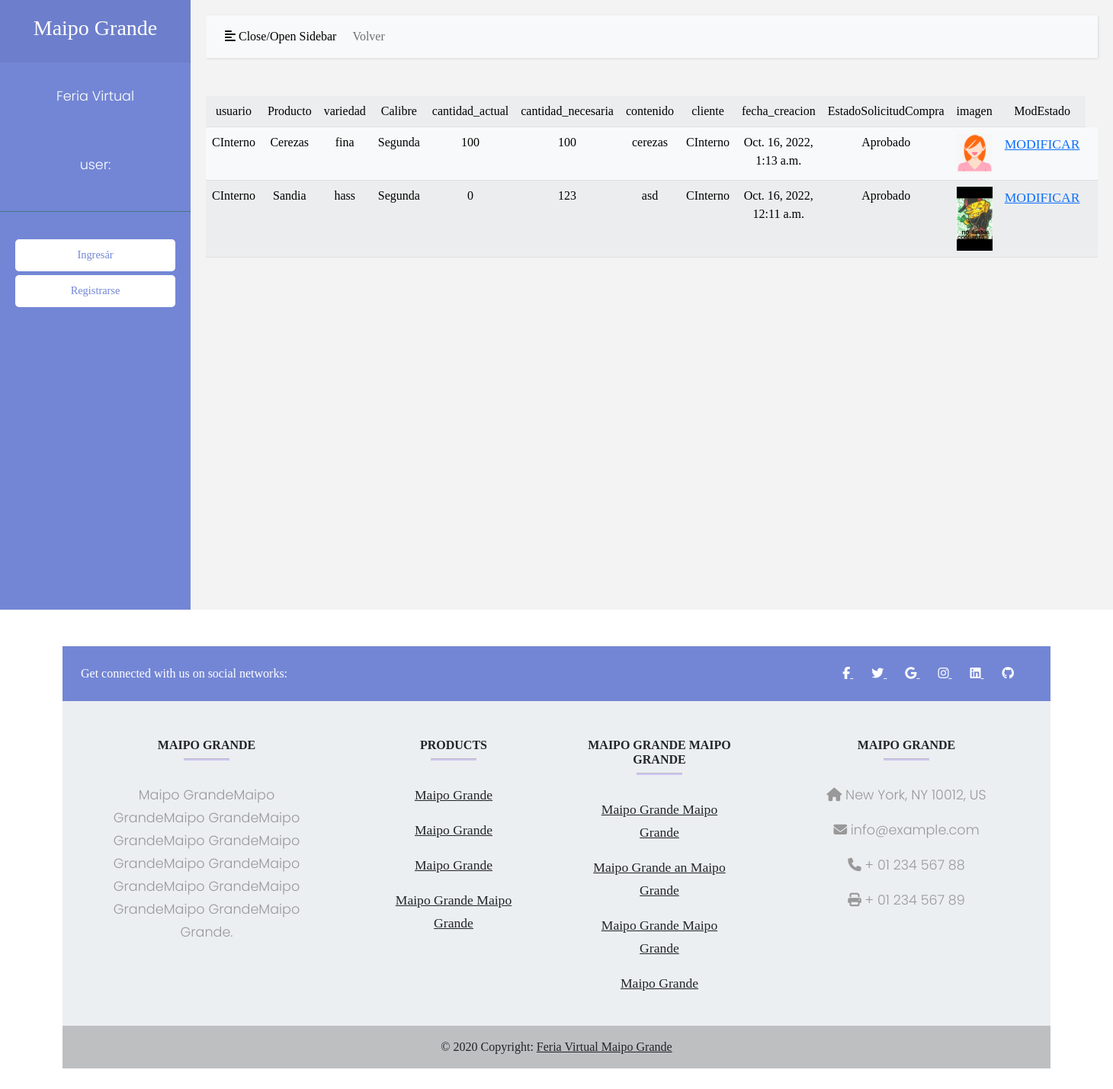
The page /Solicitudes/ on the database as committed earlier.
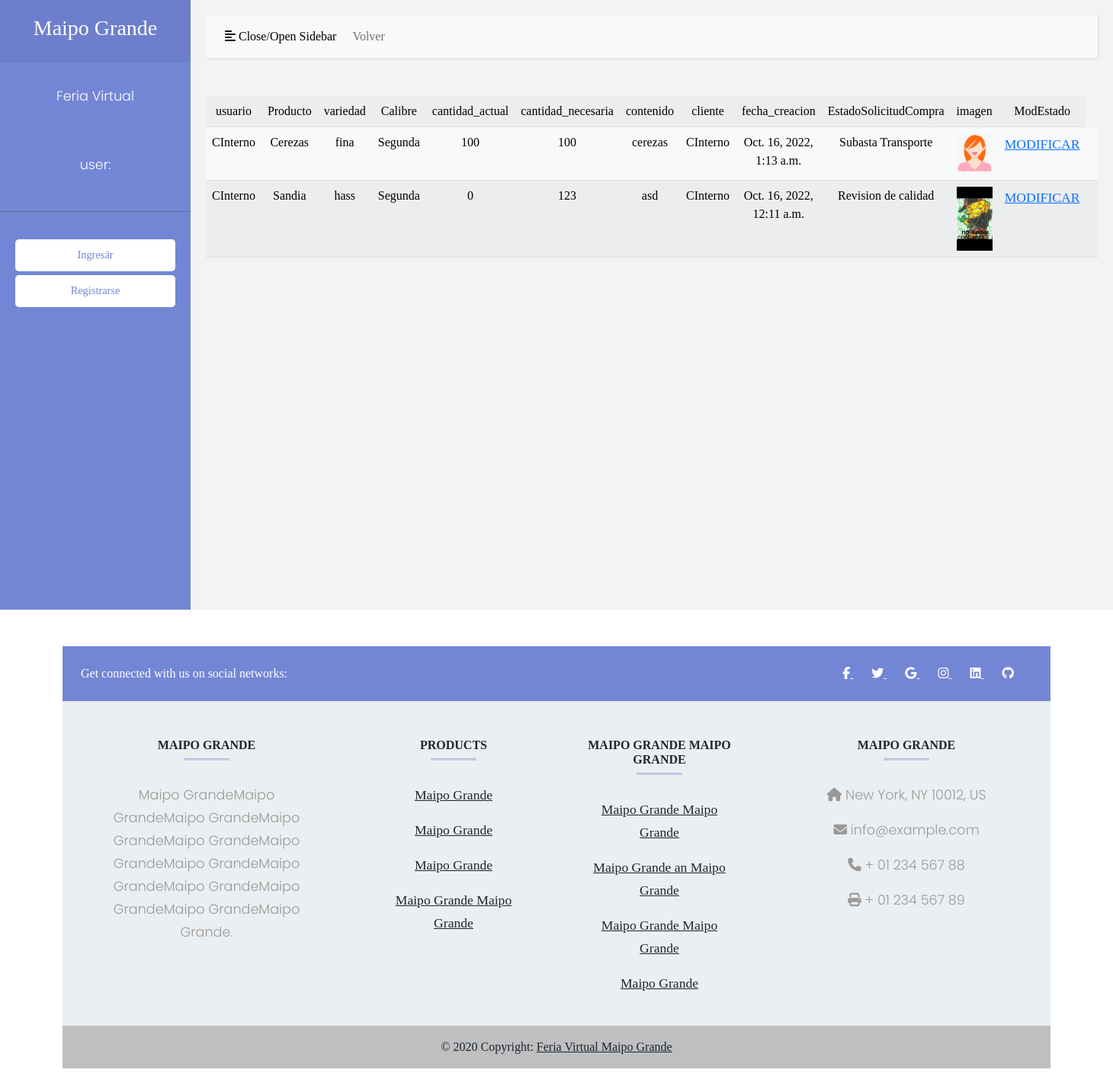
The same page on the database as committed later.
### feriavirtualapp/models.py (models this page shows, shortened)
class Post(models.Model):
    usuario = models.ForeignKey(User, on_delete=models.CASCADE)
    producto = models.CharField(max_length=50, choices = PRODUCTOS, null=True)
    variedad = models.CharField(max_length=50, null=True)
    calibre = models.CharField(max_length=50, choices = CALIBRE, null=True,default=1)
    cantidad_actual = models.IntegerField(default=0)
    cantidad_necesaria = models.IntegerField(default=0)
    contenido = models.TextField()
    cliente = models.ForeignKey(User, on_delete=models.CASCADE,related_name='ClienteSoli')
    fecha_creacion = models.DateTimeField(default=timezone.now)
    imagen = models.ImageField(upload_to="Posts", null=True)
    EstadoSolicitud = models.CharField(max_length=50, null=True, choices=EstadoSolicitudCompra, default='3')
    class Meta:
        ordering = ['-fecha_creacion']

class User(AbstractUser):
    ROLES =(
    ("1", "Productor"),
    ("2", "Cliente externo"),
    ("3", "Cliente interno"),
    ("4", "Transportista"),
    ("5", "Consultor"),
    ("6", "Administrador"),
    ("7", "Revisor de calidad"),
    )
    rol = models.CharField(max_length=50, choices = ROLES, null=True)
    imagen = models.ImageField(upload_to="Perfil",default='default.png')
    def __str__(self):
        return f'{self.username}'

### feriavirtualapp/views.py (the view)
# urls.py: path('Solicitudes/', views.solicitudes, name='Solicitudes'),
def solicitudes(request):
    soli = Post.objects.all()
    context ={'soli':soli,}
    return render(request, 'Solicitudes.html', context)

### feriavirtualapp/templates/solicitudes.html
{% extends 'baseboostrap.html' %}
{% load humanize %}
{% block content %}
<div class="main">
  <div class="table-responsive">
    <table class="table table-light table-striped">
      <tr class="table-active">
          <td>usuario </td>
          <td>Producto</td>
          <td>variedad</td>
          <td>Calibre</td>
          <td>cantidad_actual</td>
          <td>cantidad_necesaria</td>
          <td>contenido</td>
          <td>cliente</td>
          <td>fecha_creacion</td>
          <td>EstadoSolicitudCompra</td>
          <td>imagen</td>
          <td>ModEstado</td>
        {% for s in soli %}
        <tr>
            <td>{{ s.usuario.username }}</td>
            <td>{{ s.get_producto_display }}</td>
            <td>{{ s.variedad }}</td>
            <td>{{ s.get_calibre_display }}</td>
            <td>{{ s.cantidad_actual }}</td>
            <td>{{ s.cantidad_necesaria }}</td>
            <td>{{ s.contenido }}</td>
            <td>{{ s.cliente }}</td>
            <td>{{ s.fecha_creacion }}</td>
            <td>{{ s.get_EstadoSolicitud_display }}</td>
            <td> <img  src="{{ s.imagen.url }}"> </td>
            <td><p class="boton_mod"><a  href="{% url 'modificarSolicitud' s.pk%}">MODIFICAR</a></p></td>
        <td></p></td>
          </tr>
        {% endfor %}
      </table>
    </div>
</div>
{% endblock %}

### feriavirtualapp/templates/baseboostrap.html (shortened to what this page needs)
{% load static %}
<!DOCTYPE html>
<html lang="es">
<head>
    <link rel="stylesheet" type="text/css" href="{% static 'css/styles.css' %}">
    <link rel="stylesheet" type="text/css" href="{% static 'css/flexboxgrid.min.css' %}">
    <link rel="stylesheet" type="text/css" href="{% static 'css/normalize.css' %}">
    <link rel="stylesheet" type="text/css" href="{% static 'css/seguimiento.css' %}">
    <link rel="stylesheet" type="text/css" href="{% static 'css/cssboostrapside.css' %}">
    <link href="https://cdn.jsdelivr.net/npm/bootstrap@5.2.2/dist/css/bootstrap.min.css" rel="stylesheet">
</head>
<body >
<div class="wrapper">
    <nav id="sidebar">
        <div class="sidebar-header">
            <h3>Maipo Grande</h3>
        </div>
        <ul class="list-unstyled components">
            <p>Feria Virtual</p>
            <p>user: {{ user.get_username }}</p>
        </ul>
        {% if user.is_authenticated %}
        <ul class="list-unstyled CTAs">
            <li>
                <a href="{% url 'logout' %}" class="download">Cerrar Sesion</a>
            </li>
        </ul>
        {% else %}
        <ul class="list-unstyled CTAs">
          <li>
            <a href="{% url 'login' %}" class="download">Ingresár</a>
            <a href="{% url 'register-interno' %}" class="download">Registrarse</a>
          </li>
      </ul>
        {% endif%}
    </nav>
    <div id="content">
        <nav class="navbar navbar-expand-lg navbar-light bg-light">
            <div class="container-fluid">
                <button type="button" id="sidebarCollapse"class="btn btn-light">
                    <i class="fas fa-align-left"></i>
                    <span>Close/Open Sidebar</span>
                  </button>
                <div class="collapse navbar-collapse" id="navbarSupportedContent">
                    <ul class="nav navbar-nav ml-auto">
                        <li class="nav-item active">
                            <a class="nav-link" href="#" class="btn btn-light" >Volver</a>
                        </li>
                    </ul>
                </div>
            </div>
        </nav>
    {% block content %}
    {% endblock %}
  </div>
</div>
<div class="container my-5">
    <footer
            class="text-center text-lg-start text-dark"
            style="background-color: #ECEFF1"
            >
      <section
               class="d-flex justify-content-between p-4 text-white"
               style="background-color: #7386D5"
               >
        <div class="me-5">
          <span>Get connected with us on social networks:</span>
        </div>
        <div>
          <a href="" class="text-white me-4">
            <i class="fab fa-facebook-f"></i>
          </a>
          <a href="" class="text-white me-4">
            <i class="fab fa-twitter"></i>
          </a>
          <a href="" class="text-white me-4">
            <i class="fab fa-google"></i>
          </a>
          <a href="" class="text-white me-4">
            <i class="fab fa-instagram"></i>
          </a>
          <a href="" class="text-white me-4">
            <i class="fab fa-linkedin"></i>
          </a>
          <a href="" class="text-white me-4">
            <i class="fab fa-github"></i>
          </a>
        </div>
      </section>
      <section class="">
        <div class="container text-center text-md-start mt-5">
          <div class="row mt-3">
            <div class="col-md-3 col-lg-4 col-xl-3 mx-auto mb-4">
              <h6 class="text-uppercase fw-bold">Maipo Grande</h6>
              <hr
                  class="mb-4 mt-0 d-inline-block mx-auto"
                  style="width: 60px; background-color: #7c4dff; height: 2px"
                  />
              <p>
                Maipo GrandeMaipo GrandeMaipo GrandeMaipo GrandeMaipo GrandeMaipo
                GrandeMaipo GrandeMaipo GrandeMaipo GrandeMaipo GrandeMaipo GrandeMaipo Grande.
              </p>
            </div>
            <div class="col-md-2 col-lg-2 col-xl-2 mx-auto mb-4">
              <h6 class="text-uppercase fw-bold">Products</h6>
              <hr
                  class="mb-4 mt-0 d-inline-block mx-auto"
                  style="width: 60px; background-color: #7c4dff; height: 2px"
                  />
              <p>
                <a href="#!" class="text-dark">Maipo Grande</a>
              </p>
              <p>
                <a href="#!" class="text-dark">Maipo Grande</a>
              </p>
              <p>
                <a href="#!" class="text-dark">Maipo Grande</a>
              </p>
              <p>
                <a href="#!" class="text-dark">Maipo Grande Maipo Grande</a>
              </p>
            </div>
            <div class="col-md-3 col-lg-2 col-xl-2 mx-auto mb-4">
              <h6 class="text-uppercase fw-bold">Maipo Grande Maipo Grande</h6>
              <hr
                  class="mb-4 mt-0 d-inline-block mx-auto"
                  style="width: 60px; background-color: #7c4dff; height: 2px"
                  />
              <p>
                <a href="#!" class="text-dark">Maipo Grande Maipo Grande</a>
              </p>
              <p>
                <a href="#!" class="text-dark">Maipo Grande an Maipo Grande</a>
              </p>
              <p>
                <a href="#!" class="text-dark">Maipo Grande Maipo Grande</a>
              </p>
              <p>
                <a href="#!" class="text-dark">Maipo Grande</a>
              </p>
            </div>
            <div class="col-md-4 col-lg-3 col-xl-3 mx-auto mb-md-0 mb-4">
              <h6 class="text-uppercase fw-bold">Maipo Grande</h6>
              <hr
                  class="mb-4 mt-0 d-inline-block mx-auto"
                  style="width: 60px; background-color: #7c4dff; height: 2px"
                  />
              <p><i class="fas fa-home mr-3"></i> New York, NY 10012, US</p>
              <p><i class="fas fa-envelope mr-3"></i> info@example.com</p>
              <p><i class="fas fa-phone mr-3"></i> + 01 234 567 88</p>
              <p><i class="fas fa-print mr-3"></i> + 01 234 567 89</p>
            </div>
          </div>
        </div>
      </section>
      <div
           class="text-center p-3"
           style="background-color: rgba(0, 0, 0, 0.2)"
           >
        © 2020 Copyright:
        <a class="text-dark" href="#"
           >Feria Virtual Maipo Grande</a
          >
      </div>
    </footer>
  </div>
</body>
</html>

### feriavirtualapp/static/css/styles.css (style rules this page uses)
* { padding: 0; margin: 0; font-family: century gothic; text-align: center; }
.main { margin: 50px 0; }
p label, ul li { color: black; }
nav a { padding: 20px 0; text-decoration: none; list-style: none; color: white; }

### feriavirtualapp/static/css/cssboostrapside.css (style rules this page uses)
body { font-family: 'Poppins', sans-serif; background: #fafafa; }
p { font-family: 'Poppins', sans-serif; font-size: 1.1em; font-weight: 300; line-height: 1.7em; color: #999; }
a, a:hover, a:focus { color: inherit; text-decoration: none; transition: all 0.3s; }
.navbar { padding: 15px 10px; background: #fff; border: none; border-radius: 0; margin-bottom: 40px; box-shadow: 1px 1px 3px rgba(0, 0, 0, 0.1); }
.wrapper { display: flex; width: 100%; align-items: stretch; background-color: antiquewhite; }
#sidebar { min-width: 250px; max-width: 250px; background: #7386D5; color: #fff; transition: all 0.3s; }
#sidebar .sidebar-header { padding: 20px; background: #6d7fcc; }
#sidebar ul.components { padding: 20px 0; border-bottom: 1px solid #47748b; }
#sidebar ul p { color: #fff; padding: 10px; }
#sidebar ul li a { padding: 10px; font-size: 1.1em; display: block; }
ul.CTAs { padding: 20px; }
ul.CTAs a { text-align: center; font-size: 0.9em !important; display: block; border-radius: 5px; margin-bottom: 5px; }
a.download { background: #fff; color: #7386D5; }
#content { width: 100%; padding: 20px; min-height: 100vh; transition: all 0.3s; background-color: rgb(243, 243, 243); }

Rows that differ between the two databases and show on the page:
changed Post "Cerezas": EstadoSolicitud "Aprobado" → "Subasta Transporte"
changed Post "Sandia": EstadoSolicitud "Aprobado" → "Revision de calidad"
